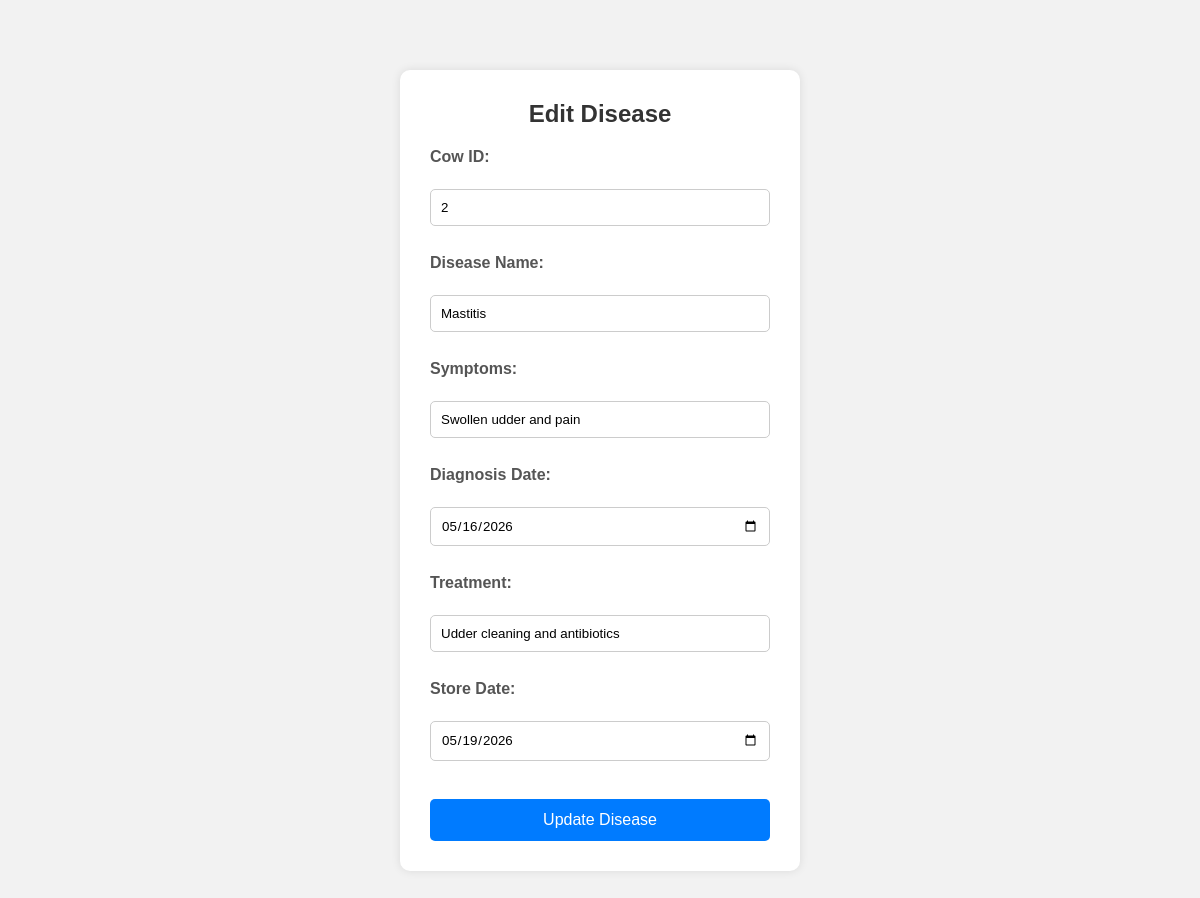
Screenshot of /Ahmed_Seid_DBU1601509/edit.php?editid=2 with the database file from the repository.
### tables this page shows
CREATE TABLE `tbl_disease` (
  `Cow_ID` int(11) NOT NULL,
  `D_Name` varchar(50) NOT NULL,
  `Symptoms` varchar(50) NOT NULL,
  `Diagnosis_Date` date NOT NULL,
  `Treatment` varchar(250) NOT NULL,
  `Store_date` date NOT NULL
);

### Ahmed_Seid_DBU1601509/edit.php (the view, shortened to what this page needs)
<?php
include 'db.php';
$id = $_GET['editid'];
$sql = "SELECT * FROM tbl_disease WHERE Cow_ID= $id";
$result = $conn->query($sql);
$row = $result->fetch_assoc();
$Cow_ID = $row['Cow_ID'];
$D_Name = $row['D_Name'];
$Symptoms = $row['Symptoms'];
$Diagnosis_Date = $row['Diagnosis_Date'];
$Treatment = $row['Treatment'];
$Store_Date = $row['Store_date'];
?>
<!DOCTYPE html>
<html lang="en">
<head>
    <link rel="stylesheet" href="style.css">
</head>
<body>
<div class="container">
    <h2>Edit Disease</h2>
<form method="POST">
    <label>Cow ID:</label><br>
    <input type="text" name="Cow_ID" value="<?php echo $Cow_ID; ?>" required><br><br>
    <label>Disease Name:</label><br>
    <input type="text" name="D_Name" value="<?php echo $D_Name; ?>" required><br><br>
    <label>Symptoms:</label><br>
    <input type="text" name="Symptoms" value="<?php echo $Symptoms; ?>" required><br><br>
    <label>Diagnosis Date:</label><br>
    <input type="date" name="Diagnosis_Date" value="<?php echo $Diagnosis_Date; ?>" required><br><br>
    <label>Treatment:</label><br>
    <input type="text" name="Treatment" value="<?php echo $Treatment; ?>" required><br><br>
    <label>Store Date:</label><br>
    <input type="date" name="Store_Date" value="<?php echo $Store_Date; ?>" required><br><br>
    <button type="submit" name="submit">Update Disease</button>
</form>
</div>
</body>
</html>

### Ahmed_Seid_DBU1601509/style.css (style rules this page uses)
* { margin:0; padding:0; box-sizing:border-box; font-family:Arial, sans-serif; }
body { background:#f2f2f2; padding:30px; }
.container { width:400px; background:#fff; padding:30px; margin:40px auto; border-radius:10px; box-shadow:0 0 10px rgba(0,0,0,0.1); }
h1,h2 { text-align:center; margin-bottom:20px; color:#333; }
label { font-weight:bold; display:block; margin-top:10px; color:#555; }
input { width:100%; padding:10px; margin-top:5px; border:1px solid #ccc; border-radius:5px; outline:none; }
button { width:100%; padding:12px; margin-top:20px; background:#007bff; color:white; border:none; border-radius:5px; cursor:pointer; font-size:16px; }

### rows the page displays
tbl_disease: Cow_ID "2", D_Name "Mastitis", Symptoms "Swollen udder and pain", Diagnosis_Date "05/16/2026", Treatment "Udder cleaning and antibiotics", Store_Date "05/19/2026"
